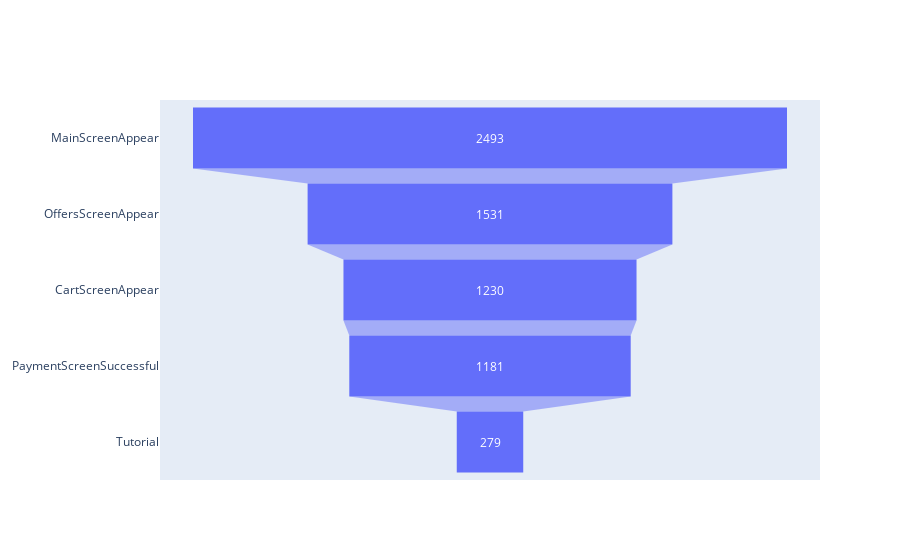

This figure's notebook cell:
### Code cell
# Graficamos el embudo del exp248 para observar las proporciones
fig = go.Figure(go.Funnel(
    y = users_by_event_248.index,
    x = users_by_event_248['n_users']))

fig.show()

### Figure 1 — Plotly figure (JSON) as saved in the notebook; plotly's stock layout.template omitted (floating-point values rounded to 4 significant figures)
{"data": [{"type": "funnel", "x": [2493, 1531, 1230, 1181, 279], "y": ["MainScreenAppear", "OffersScreenAppear", "CartScreenAppear", "PaymentScreenSuccessful", "Tutorial"]}], "layout": {}}
